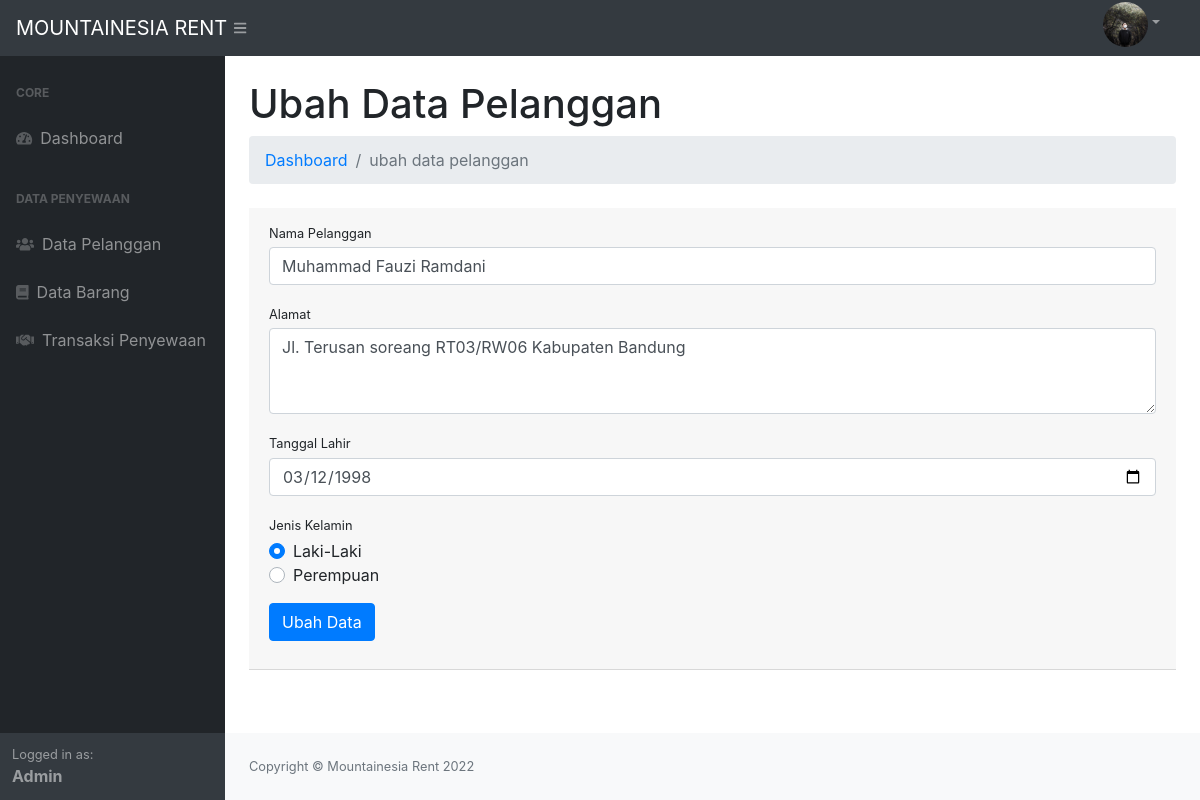
The page /index.php?p=pelanggan&aksi=ubah&id=2 (signed in) on the database its author committed.
### tables this page shows
CREATE TABLE `tb_pelanggan` (
  `idpelanggan` int(11) NOT NULL,
  `nama_pelanggan` varchar(50) NOT NULL,
  `alamat` varchar(255) NOT NULL,
  `tgl_lahir` date NOT NULL,
  `jk` enum('L','P') NOT NULL
);

### page/pelanggan/ubah.php (the view, shortened to what this page needs)
<?php
$id_pelanggan = $_GET['id'];
$tampilPelanggan = $conn->query("SELECT * FROM tb_pelanggan WHERE idpelanggan = $id_pelanggan") or die(mysqli_error($conn));
$pecahPelanggan = $tampilPelanggan->fetch_assoc();
?>
<h1 class="mt-4">Ubah Data Pelanggan</h1>
<ol class="breadcrumb mb-4">
    <li class="breadcrumb-item"><a href="index.php">Dashboard</a></li>
    <li class="breadcrumb-item active">ubah data pelanggan</li>
</ol>
<div class="card-header mb-5">
	<form action="" method="post">
    <div class="form-group">
        <label class="small mb-1" for="nama_pelanggan">Nama Pelanggan</label>
        <input class="form-control" id="nama_pelanggan" value="<?= $pecahPelanggan['nama_pelanggan']; ?>" name="nama_pelanggan" type="text" placeholder="Masukkan nama pelanggan"/>
    </div>
    <div class="form-group">
        <label class="small mb-1" for="alamat">Alamat</label>
        <textarea class="form-control" id="alamat" name="alamat" rows="3" placeholder="Masukkan alamat pelanggan"/><?php echo $pecahPelanggan['alamat']; ?></textarea>
    </div>
    <div class="form-group">
        <label class="small mb-1" for="tgl_lahir">Tanggal Lahir</label>
        <input type="date" value="<?= $pecahPelanggan['tgl_lahir']; ?>" name="tgl_lahir" id="tgl_lahir" class="form-control">
    </div>
    <div class="form-group">
        <label class="small mb-1" for="jk">Jenis Kelamin</label>
        <div class="custom-control custom-radio">
          <label class="custom-control-label" for="customRadio1">Laki-Laki</label>
        </div>
        <div class="custom-control custom-radio">
          <label class="custom-control-label" for="customRadio2">Perempuan</label>
        </div>
    </div>
    <div class="form-group">
    	<button type="submit" class="btn btn-primary" name="ubah">Ubah Data</button>
    </div>
	</form>
</div>

### rows shown on the page
tb_pelanggan: nama_pelanggan "Muhammad Fauzi Ramdani", alamat "Jl. Terusan soreang RT03/RW06 Kabupaten Bandung", tgl_lahir "03/12/1998"

### other values the page prints
$_SESSION['login']['nama'] "Admin"
